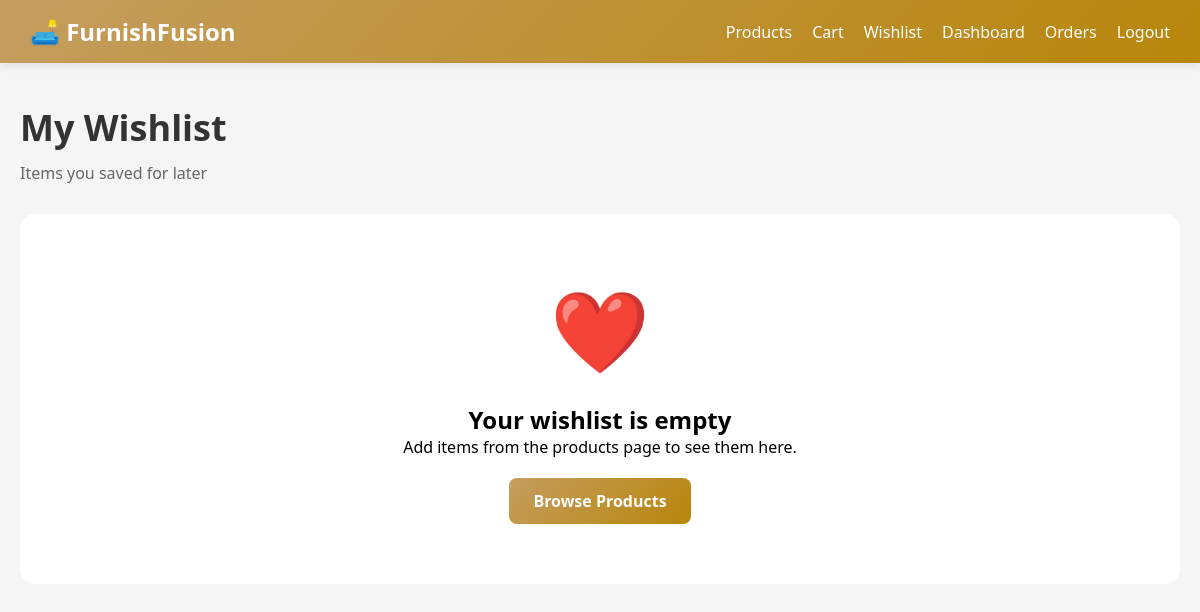
Page /wishlist (signed in) on the earlier database version.
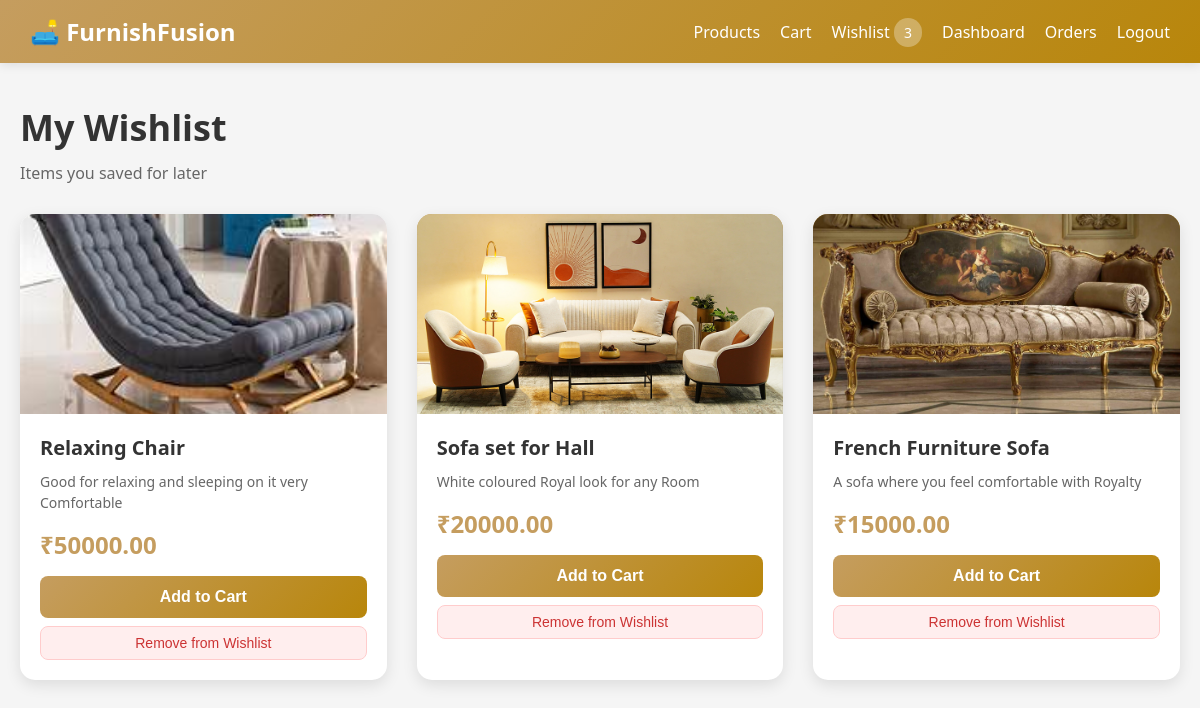
Same page on the later database version.
### tables this page shows
CREATE TABLE products (
            id INTEGER PRIMARY KEY AUTOINCREMENT,
            name TEXT NOT NULL,
            description TEXT,
            price REAL NOT NULL,
            image_url TEXT,
            created_at TIMESTAMP DEFAULT CURRENT_TIMESTAMP
        , category TEXT, rating REAL DEFAULT 0.0);

### routes/product_routes.py (the view)
@product_bp.route("/wishlist")
def wishlist():
    if "user_id" not in session:
        flash("Please login to view your wishlist.", "error")
        return redirect("/login")
    db = get_db()
    products = db.execute("""
        SELECT p.*, COALESCE(AVG(r.rating), 0) AS avg_rating, COUNT(r.id) AS rating_count
        FROM wishlist w
        JOIN products p ON p.id = w.product_id
        LEFT JOIN product_reviews r ON r.product_id = p.id
        WHERE w.user_id = ?
        GROUP BY p.id
        ORDER BY w.created_at DESC
    """, (session["user_id"],)).fetchall()
    return render_template("wishlist.html", products=products)

### app.py (called while the page is built)
@app.context_processor
def inject_wishlist_count():
    from flask import session
    n = 0
    if session.get("user_id"):
        try:
            from db import get_db
            r = get_db().execute("SELECT COUNT(*) as c FROM wishlist WHERE user_id = ?", (session["user_id"],)).fetchone()
            n = r["c"] or 0
        except Exception:
            pass
    return {"wishlist_count": n}

### db.py (called while the page is built)
def get_db():
    db = getattr(g, '_database', None)
    if db is None:
        db = g._database = sqlite3.connect(DATABASE)
        db.row_factory = sqlite3.Row
    return db

### templates/wishlist.html (shortened to what this page needs)
<!DOCTYPE html>
<html lang="en">
<head>
</head>
<body>
    <nav class="navbar">
        <div class="nav-content">
            <a href="{% if session.get('user_id') %}/dashboard{% else %}/products{% endif %}" class="nav-brand">🛋️ FurnishFusion</a>
            <div class="nav-links">
                <a href="/products">Products</a>
                <a href="/cart">{% if session.get('cart') %}<span class="cart-badge">{{ session.cart|length }}</span> {% endif %}Cart</a>
                <a href="/wishlist">Wishlist {% if wishlist_count is defined and wishlist_count %}<span class="cart-badge">{{ wishlist_count }}</span>{% endif %}</a>
                <a href="/dashboard">Dashboard</a>
                <a href="/orders">Orders</a>
                <a href="/logout">Logout</a>
            </div>
        </div>
    </nav>
    <div class="container">
        <div class="page-header">
            <h1>My Wishlist</h1>
            <p>Items you saved for later</p>
        </div>
        {% if products %}
        <div class="products-grid">
            {% for p in products %}
            <div class="product-card">
                <div class="product-image">
                    {% if p.image_url %}
                        <img src="{{ p.image_url }}" alt="{{ p.name }}" style="width:100%; height:100%; object-fit:cover;">
                    {% else %}🪑{% endif %}
                </div>
                <div class="product-info">
                    <div class="product-name">{{ p.name }}</div>
                    <div class="product-description">{{ p.description or 'Premium quality furniture' }}</div>
                    <div class="product-price">₹{{ "%.2f"|format(p.price) }}</div>
                    <form method="POST" action="/add-to-cart/{{ p.id }}"><button type="submit" class="btn-add-cart">Add to Cart</button></form>
                    <form method="POST" action="/remove-from-wishlist/{{ p.id }}"><button type="submit" class="btn-remove-wl">Remove from Wishlist</button></form>
                </div>
            </div>
            {% endfor %}
        </div>
        {% else %}
        <div class="empty-state">
            <div class="empty-state-icon">❤️</div>
            <h2>Your wishlist is empty</h2>
            <p>Add items from the products page to see them here.</p>
            <a href="/products" style="display:inline-block; margin-top:20px; padding:12px 24px; background:linear-gradient(135deg, #C59D5F 0%, #B8860B 100%); color:white; text-decoration:none; border-radius:8px; font-weight:600;">Browse Products</a>
        </div>
        {% endif %}
    </div>
</body>
</html>

### templates/wishlist.html (style rules this page uses)
* { margin: 0; padding: 0; box-sizing: border-box; }
body { font-family: 'Segoe UI', Tahoma, Geneva, Verdana, sans-serif; background: #f5f5f5; min-height: 100vh; }
.navbar { background: linear-gradient(135deg, #C59D5F 0%, #B8860B 100%); color: white; padding: 15px 30px; box-shadow: 0 2px 10px rgba(0,0,0,0.1); }
.nav-content { max-width: 1200px; margin: 0 auto; display: flex; justify-content: space-between; align-items: center; }
.nav-brand { font-size: 24px; font-weight: 700; text-decoration: none; color: white; }
.nav-links { display: flex; gap: 20px; align-items: center; }
.nav-links a { color: white; text-decoration: none; font-weight: 500; }
.cart-badge { background: rgba(255,255,255,0.3); padding: 5px 10px; border-radius: 20px; font-size: 14px; }
.container { max-width: 1200px; margin: 40px auto; padding: 0 20px; }
.page-header { margin-bottom: 30px; }
.page-header h1 { color: #333; font-size: 36px; margin-bottom: 10px; }
.page-header p { color: #666; font-size: 16px; }
.products-grid { display: grid; grid-template-columns: repeat(auto-fill, minmax(280px, 1fr)); gap: 30px; }
.product-card { background: white; border-radius: 15px; overflow: hidden; box-shadow: 0 5px 15px rgba(0,0,0,0.1); transition: transform 0.3s, box-shadow 0.3s; }
.product-image { width: 100%; height: 200px; background: linear-gradient(135deg, #C59D5F 0%, #B8860B 100%); display: flex; align-items: center; justify-content: center; font-size: 48px; overflow: hidden; }
.product-info { padding: 20px; }
.product-name { font-size: 20px; font-weight: 600; color: #333; margin-bottom: 10px; }
.product-description { color: #666; font-size: 14px; margin-bottom: 15px; line-height: 1.5; display: -webkit-box; -webkit-line-clamp: 2; -webkit-box-orient: vertical; overflow: hidden; }
.product-price { font-size: 24px; font-weight: 700; color: #C59D5F; margin-bottom: 15px; }
.btn-add-cart { width: 100%; padding: 12px; background: linear-gradient(135deg, #C59D5F 0%, #B8860B 100%); color: white; border: none; border-radius: 8px; font-size: 16px; font-weight: 600; cursor: pointer; transition: all 0.3s; }
.btn-remove-wl { background: #fee; color: #c33; border: 1px solid #fcc; padding: 8px 12px; border-radius: 8px; font-size: 14px; cursor: pointer; margin-top: 8px; width: 100%; }

Differences in the rows shown:
now on this page (row unchanged): products: image_url (picture), name "Relaxing Chair", description "Good for relaxing and sleeping on it very Comfortable", price "50000.00"
added products: image_url (picture), name "Sofa set for Hall", description "White coloured Royal look for any Room", price "20000.00"
added products: image_url (picture), name "French Furniture Sofa", description "A sofa where you feel comfortable with Royalty", price "15000.00"
Other differences:
{{ wishlist_count }}: (not shown) → "3"
text no longer shown: "❤️ Your wishlist is empty Add items from the products page to see them here. Browse Products"
